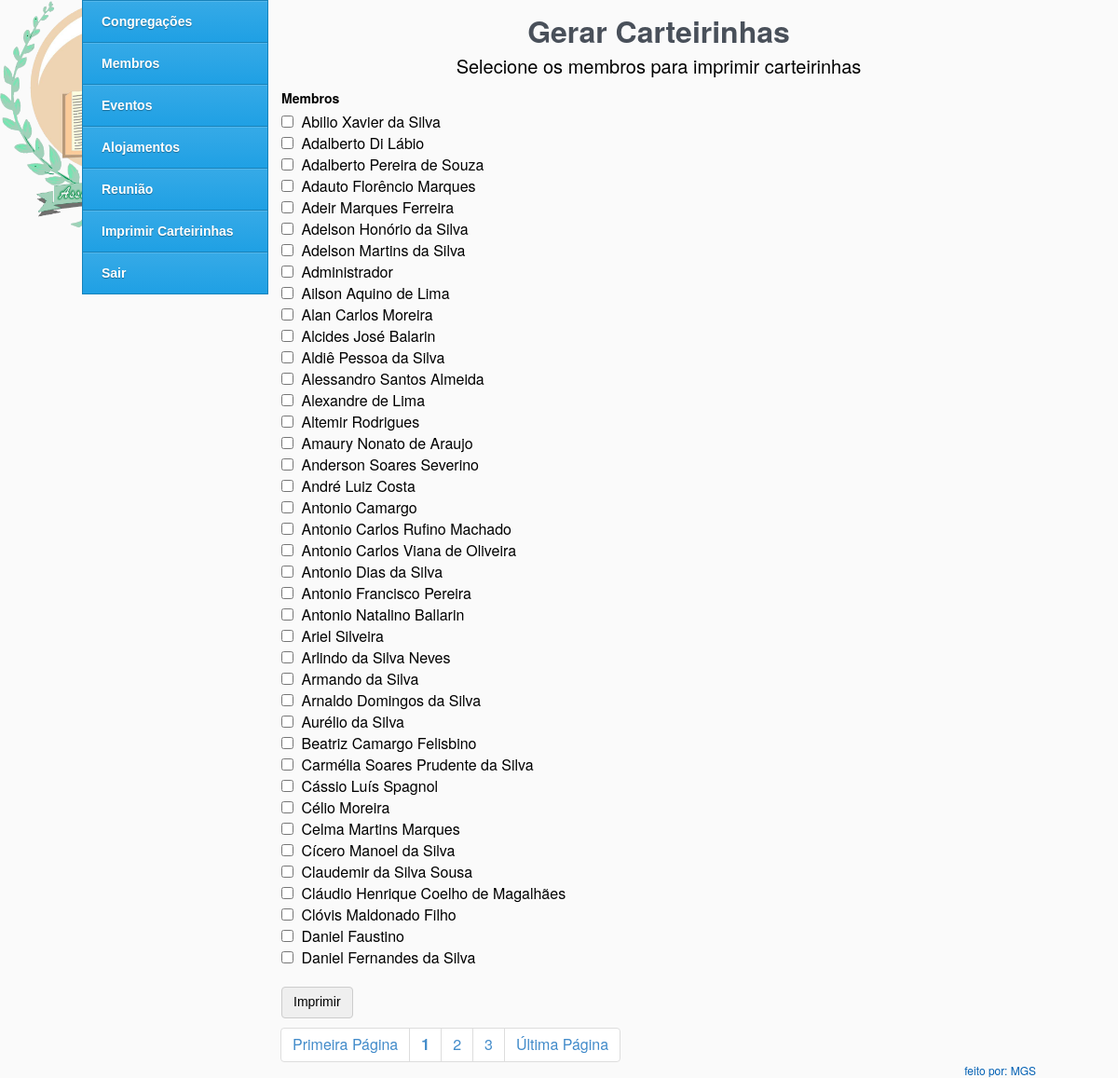
The page /pages/gerar_cartao.php (signed in) on the database its author committed.
### tables this page shows
CREATE TABLE `membros` (
  `foto` varchar(100) DEFAULT NULL COMMENT 'vai receber o nome da imagem',
  `id` int(11) NOT NULL,
  `nome` varchar(244) DEFAULT NULL,
  `sexo` varchar(45) DEFAULT NULL,
  `estadoCivil` varchar(45) DEFAULT NULL,
  `dataNascimento` date DEFAULT NULL,
  `estadoNascimento` varchar(45) DEFAULT NULL COMMENT 'id da linha onde estÃ¡ o estado',
  `cidadeNascimento` int(11) DEFAULT NULL COMMENT 'ID na tabela tb_cidades que terÃ¡ o estado X escolhido',
  `nacionalidade` varchar(100) DEFAULT NULL,
  `telefone` varchar(12) DEFAULT NULL,
  `tel1` varchar(12) DEFAULT NULL,
  `tel2` varchar(12) DEFAULT NULL,
  `celular` varchar(12) DEFAULT NULL,
  `email` varchar(100) DEFAULT NULL,
  `skype` varchar(45) DEFAULT NULL,
  `nomePai` int(11) DEFAULT NULL COMMENT 'aqui estarÃ¡ o ID do nome do pai, nÃ£o o nome.',
  `nomeMae` int(11) DEFAULT NULL COMMENT 'aqui estarÃ¡ o ID do nome da maei, nÃ£o o nome.',
  `conjuge` int(11) DEFAULT NULL COMMENT 'id do registro do conjuge',
  `filhos` int(11) DEFAULT NULL,
  `endereco` longtext,
  `bairro` varchar(100) DEFAULT NULL,
  `estado` varchar(45) DEFAULT NULL COMMENT 'estado que mora',
  `cidade` int(11) DEFAULT NULL COMMENT 'cidade que mora, com o id da linha em tb_cidades que terÃ¡ o conjunto UF+Cidade',
  `cep` varchar(45) DEFAULT NULL,
  `cpf` varchar(20) DEFAULT NULL,
  `rg` varchar(20) DEFAULT NULL,
  `data_emissao_rg` date DEFAULT NULL,
  `orgao_emissor_rg` varchar(100) DEFAULT NULL,
  `titulo_eleitor` varchar(14) DEFAULT NULL,
  `zona_eleitoral` varchar(14) DEFAULT NULL,
  `sessao_eleitoral` varchar(14) DEFAULT NULL,
  `tipo_sanguineo` varchar(45) DEFAULT NULL,
  `cor` varchar(80) DEFAULT NULL,
  `escolaridade` varchar(80) DEFAULT NULL,
  `profissao` char(80) DEFAULT NULL,
  `empresa` varchar(100) DEFAULT NULL,
  `telempresa` varchar(12) DEFAULT NULL,
  `admissao` varchar(80) DEFAULT NULL,
  `dataAdmissao` date DEFAULT NULL,
  `evangelico` int(11) DEFAULT NULL COMMENT '1 = SIM, 0=nao',
  `discipulo` int(11) DEFAULT NULL COMMENT '1 = SIM, 0=nao',
  `aguas` int(11) DEFAULT NULL COMMENT '1 = SIM, 0=nao',
  `es` int(11) DEFAULT NULL COMMENT '1 = SIM, 0=nao',
  `dizimista` int(11) DEFAULT NULL COMMENT '1 = SIM, 0=nao',
  `curso` int(11) DEFAULT NULL COMMENT '1 = SIM, 0=nao',
  `obreiro` int(11) DEFAULT NULL COMMENT '1 = SIM, 0=nao',
  `cargoEclesiastico` int(11) DEFAULT NULL COMMENT 'Id que estÃ¡ na tabela cargos',
  `congregacao` int(11) DEFAULT NULL COMMENT 'id da tabela de congregaÃ§Ãµes',
  `funcao` int(11) DEFAULT NULL COMMENT 'id da tabela de cargos',
  `data` date DEFAULT NULL,
  `senha` varchar(80) NOT NULL COMMENT 'md5 sha1',
  `batismo` date NOT NULL,
  `status` int(11) NOT NULL DEFAULT '1' COMMENT '0 = desativado | 1 = ativo',
  PRIMARY KEY (`id`)
);

### pages/gerar_cartao.php (the view, shortened to what this page needs)
<!DOCTYPE html PUBLIC "-//W3C//DTD XHTML 1.0 Transitional//EN" "http://www.w3.org/TR/xhtml1/DTD/xhtml1-transitional.dtd">
<html>
<head>
    <link rel="stylesheet" href="../css/style.css"/>
</head>
<body>
<div id="box">
	<div id="corpo">
        <div id="conteudo">
            <h1>Gerar Carteirinhas</h1>
            <form method="post" enctype="multipart/form-data" action="gera_cartao2.php">
                <fieldset>
                    <legend>Selecione os membros para imprimir carteirinhas</legend>
                    <span>Membros</span>
                    <?php
                    $quantidade = 40;
                    $pagina     = (isset($_GET['pagina'])) ? (int)$_GET['pagina'] : 1;
                    $inicio     = ($quantidade * $pagina) - $quantidade;
                    $sql = mysql_query("SELECT id, nome FROM membros ORDER BY nome ASC LIMIT $inicio, $quantidade") or Logs(date("d-m-Y H:i:s").' arquivo: gerar_cartao'.mysql_error(), 2);
                        while($res = mysql_fetch_array($sql)){
                            echo '<label id="cart_membros"><input type="checkbox" name="membros[]" value="'.$res['id'].'" /> '.$res['nome'].'</label>';
                            echo '<br />';
                        }
?>
<br />
                    <input type="submit" value="Imprimir" id="btn-submit" style="margin-top:-3px;" />
                </fieldset>
            </form>
            <?php
            include "paginacao.php";
            ?>
        </div>
    <?php include("menu.php");?>
	</div>
    <div id="footer" style="float:right;">
        <a href="pages/contact.php">feito por: MGS</a>
    </div>
</div>
</body>
</html>

### css/style.css (style rules this page uses)
* { margin: 0; padding: 0; }
#box { width: 1024px; margin: 0 auto; }
body { font-family: "Helvetica Neue",Helvetica,Arial; background: url('../images/logo%20igreja.png') #fafafa no-repeat left top; background-size: 250px ; }
#conteudo { width:810px; float: right; margin-top:0; padding-top:10px; }
#conteudo h1 { text-align: center; font-family: "Helvetica Neue",Helvetica,Arial; color:#49505a; }
#Login fieldset, #conteudo form fieldset { border:0; }
#Login span, #conteudo form span, .simplemodal-container span, .simplemodal-wrap span { display: block; font-family: "Helvetica Neue",Helvetica,Arial; font-size: 14px; font-weight: bold; margin-bottom: 4px; margin-top: 10px; }
#conteudo form input[type=checkbox] { margin-right: 4px; }
#conteudo form label { display: block; margin-bottom: 3px; }
#Login legend, #conteudo legend { font-size: 20px; font-family: "Helvetica Neue",Helvetica,Arial; text-align: center; margin-top:10px; }
#btn-submit { -moz-user-select: none; background-image: none; border:1px solid #ccc; border-radius: 4px; cursor: pointer; display: inline-block; font-size: 14px; font-weight: 400; line-height: 1.42857; margin-bottom: 0; padding: 6px 12px; text-align: center; vertical-align: middle; white-space: nowrap; margin-top:10px; }
#footer a { text-decoration: none; color:#005fb3; font-size:12px; }

### pages/gerar_cartao.php (style rules this page uses)
#conteudo form label { display: inline; }

### rows shown on the page
membros: nome "Abilio Xavier da Silva"
membros: nome "Adalberto Di Lábio"
membros: nome "Adalberto Pereira de Souza"
membros: nome "Adauto Florêncio Marques"
membros: nome "Adeir Marques Ferreira"
membros: nome "Adelson Honório da Silva"
membros: nome "Adelson Martins da Silva"
membros: nome "Administrador"
membros: nome "Ailson Aquino de Lima"
membros: nome "Alan Carlos Moreira"
membros: nome "Alcides José Balarin"
membros: nome "Aldiê Pessoa da Silva"
membros: nome "Alessandro Santos Almeida"
membros: nome "Alexandre de Lima"
membros: nome "Altemir Rodrigues"
membros: nome "Amaury Nonato de Araujo"
membros: nome "Anderson Soares Severino"
membros: nome "André Luiz Costa"
membros: nome "Antonio Camargo"
membros: nome "Antonio Carlos Rufino Machado"
membros: nome "Antonio Carlos Viana de Oliveira"
membros: nome "Antonio Dias da Silva"
membros: nome "Antonio Francisco Pereira"
membros: nome "Antonio Natalino Ballarin"
membros: nome "Ariel Silveira"
membros: nome "Arlindo da Silva Neves"
membros: nome "Armando da Silva"
membros: nome "Arnaldo Domingos da Silva"
membros: nome "Aurélio da Silva"
membros: nome "Beatriz Camargo Felisbino"
membros: nome "Carmélia Soares Prudente da Silva"
membros: nome "Cássio Luís Spagnol"
membros: nome "Célio Moreira"
membros: nome "Celma Martins Marques"
membros: nome "Cícero Manoel da Silva"
membros: nome "Claudemir da Silva Sousa"
membros: nome "Cláudio Henrique Coelho de Magalhães"
membros: nome "Clóvis Maldonado Filho"
membros: nome "Daniel Faustino"
membros: nome "Daniel Fernandes da Silva"

### other values the page prints
$pagina "1"
